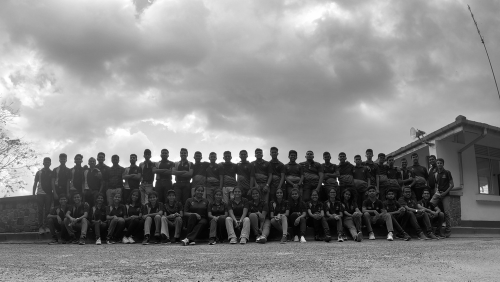
#> input picture images/GOPR1953.JPG, 500 x 282 px, shrunk from 4094 x 2303 before the run
$ python day4_p4.py
#> lines starting #> are read from the running program, lines starting #| are printed output that depends on the picture
#%%
import cv2 as cv
import matplotlib.pyplot as plt
import numpy as np


im= cv.imread("images/GOPR1953.JPG", cv.IMREAD_REDUCED_GRAYSCALE_2)
#> im is the input picture: shape (282, 500); min 1, max 255, mean 134.1
assert im is not None


sobel_h= np.array([[-1,0,1],[-2,0,2],[-1,0,1]], np.float32)
imh = cv.filter2D(im.astype('float'), -1, sobel_h)
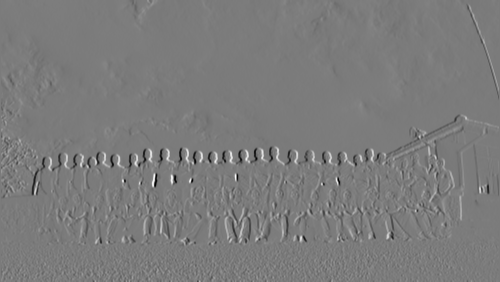
#> imh: shape (282, 500) float64; min -804, max 850, mean -1; drawn with min black and max white
imh = cv.normalize(imh.astype('float'), None,0, 255.0, cv.NORM_MINMAX)

sobel_v= np.array([[-1,-2,-1],[0,0,0],[1,2,1]], np.float32)
imv = cv.filter2D(im.astype('float'), -1, sobel_v)
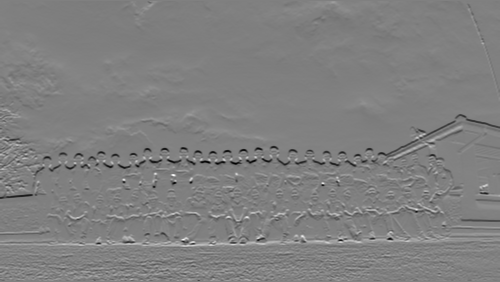
#> imv: shape (282, 500) float64; min -773, max 761, mean -1.3; drawn with min black and max white
imv = cv.normalize(imv.astype('float'), None,0, 255.0, cv.NORM_MINMAX)

fig, ax= plt.subplots(1,3, figsize=(10,20))
ax[0].imshow(im, cmap='gray', vmin=0, vmax=255)
ax[0].set_title('Original')
ax[1].imshow(imh, cmap='gray', vmin=0, vmax=255)
ax[1].set_title('Sobel Horizontal Filtered')
ax[2].imshow(imv, cmap='gray', vmin=0, vmax=255)
ax[2].set_title('Sobel Vertical Filtered')
plt.show()
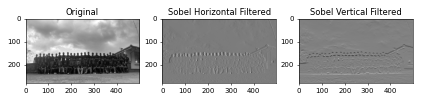
#> figure drawn by matplotlib, 3 panels
